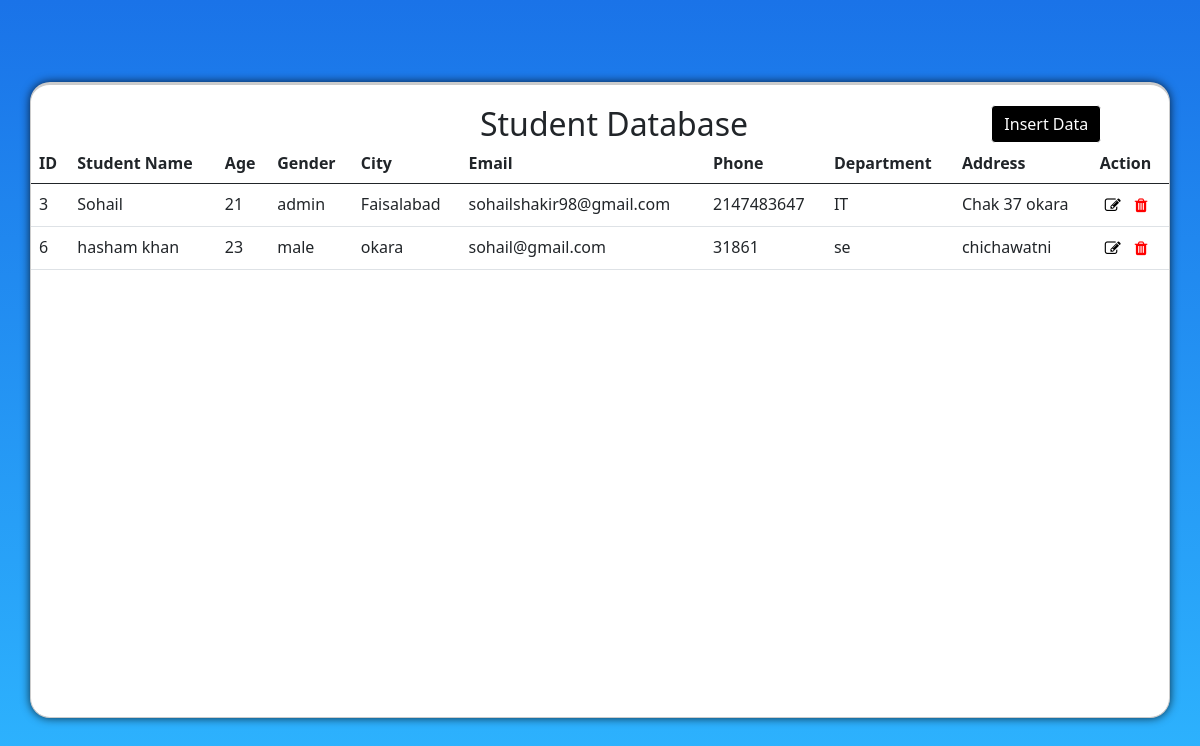
The page / on the database its author committed.
### tables this page shows
CREATE TABLE IF NOT EXISTS `emp` (
  `id` int NOT NULL AUTO_INCREMENT,
  `name` text NOT NULL,
  `age` int NOT NULL,
  `gender` varchar(10) NOT NULL,
  `city` text NOT NULL,
  `email` varchar(50) NOT NULL,
  `phone` int NOT NULL,
  `password` varchar(20) NOT NULL,
  `worktype` varchar(50) NOT NULL,
  `address` varchar(100) NOT NULL,
  PRIMARY KEY (`id`)
);

### index.php (the view, shortened to what this page needs)
<?php
$server = "localhost";
$username = "root";
$password = "";
$database = "emp";
$con = mysqli_connect($server, $username, $password, $database);
$sql = "SELECT * FROM emp";
$result = mysqli_query($con, $sql);
?>
<!DOCTYPE html>
<html lang="en">
<head>
    <link href="https://cdn.jsdelivr.net/npm/bootstrap@5.0.2/dist/css/bootstrap.min.css" rel="stylesheet">
    <link href="https://maxcdn.bootstrapcdn.com/font-awesome/4.2.0/css/font-awesome.min.css" rel="stylesheet">
</head>
<body>
    <div class="container" id="data-container">
        <div class="row">
        <div class="col-10">
        <h2 class="h2-heading">Student Database</h2>
        </div>
        <div class="col-2">
        <button type="button" class="btn btn-primary"><a href="againcheck.php" class="insert-button" target="_blank">Insert Data</a></button>
        </div>
        <table class="table">
              <thead>
                    <tr>
                    <th scope="col">ID</th>
                    <th scope="col">Student Name</th>
                    <th scope="col">Age</th>
                    <th scope="col">Gender</th>
                    <th scope="col">City</th>
                    <th scope="col">Email</th>
                    <th scope="col">Phone</th>
                    <th scope="col">Department</th>
                    <th scope="col">Address</th>
                    <th scope="col">Action</th>
                </tr>
            </thead>
            <tbody>
                <?php
                while ($row = mysqli_fetch_assoc($result)) {
                    $row_id = $row['id'];
                    echo "<tr>";
                    echo "<td>{$row['id']}</td>";
                    echo "<td>{$row['name']}</td>";
                    echo "<td>{$row['age']}</td>";
                    echo "<td>{$row['gender']}</td>";
                    echo "<td>{$row['city']}</td>";
                    echo "<td>{$row['email']}</td>";
                    echo "<td>{$row['phone']}</td>";
                    echo "<td>{$row['worktype']}</td>";
                    echo "<td>{$row['address']}</td>";
                    echo "<td><a href='update.php?id={$row_id}'><i class='fa fa-edit'></i></a>
                    <a onclick='ConfirmDel($row_id);'><i class='fa fa-trash deli'></i></a></td>";
                    echo "</tr>";
                }
                ?>
            </tbody>
        </table>
    </div>
</body>
</html>

### index.php (style rules this page uses)
body { margin: 0; padding: 0; font-family: Arial, sans-serif; background: linear-gradient(to top, #2EB6FF, #1A73E8); min-height: 100vh; display: flex; justify-content: center; align-items: center; }
.container { background: #fff; padding: 30px; border-radius: 20px; box-shadow: 0 10px 20px rgba(0, 0, 0, 0.1); width: 90%; max-width: 600px; height: 80vh; border: 1px solid #ccc; border-top: 3px solid #ccc; box-shadow: 0px 0px 10px 0px rgba(0,0,0,0.75); }
h2 { text-align:center; position: absolute; left:40% }
table thead { margin-top:15px; padding-top:20px; width: 100%; border-collapse: collapse; background-color:#fff; }
th, td { padding: 8px; text-align: left; border-bottom: 1px solid #ddd; }
th { background-color: #f2f2f2; }
.container { max-width: 900px; margin: 0 auto; padding: 20px; }
.insert-button { margin-bottom: 20px; }
button { background-color:black !important; border:1px solid #fff !important; }
button a { color:#fff ; text-decoration:none; }
i { color: black; margin: 5px; }
.deli { color:red; }

### rows shown on the page
emp: id "3", name "Sohail", age "21", gender "admin", city "Faisalabad", email "sohailshakir98@gmail.com", phone "2147483647", worktype "IT", address "Chak 37 okara"
emp: id "6", name "hasham khan", age "23", gender "male", city "okara", email "sohail@gmail.com", phone "31861", worktype "se", address "chichawatni"
